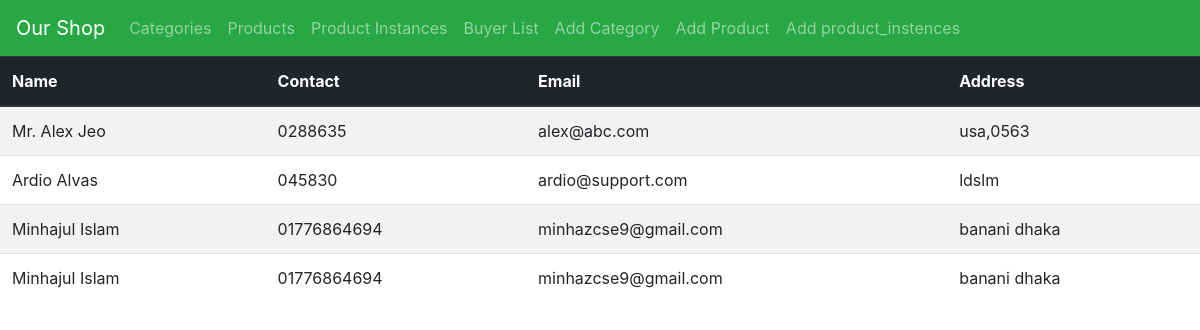
The page /buyers on the database its author committed.
### ShopApp/models.py (models this page shows, shortened)
class Buyer(models.Model):
    First_Name = models.CharField(max_length=200)
    Last_Name = models.CharField(max_length=200)
    Contact_number = models.CharField(max_length=22)
    Email = models.EmailField()
    Address = models.TextField(max_length=500)
    Note = models.TextField(max_length=1000)

### ShopApp/views.py (the view)
# urls.py: path('buyers', views.BuyersListView.as_view(), name='buyers'),
class BuyersListView(generic.ListView):
    model = Buyer

### ShopApp/templates/ShopApp/buyer_list.html
{% extends 'base.html' %}
{% block content %}
      <table class="table table-striped">
        <thead class="thead-dark">
        <tr>
            <th scope="col">Name</th>
            <th scope="col">Contact</th>
            <th scope="col">Email</th>
            <th scope="col">Address</th>
        </tr>
        </thead>
        <tbody>
        <tr>
        {% for i in buyer_list %}
            <td > {{ i.First_Name }} {{ i.Last_Name }} </td>
            <td>{{ i.Contact_number }}</td>
            <td>{{ i.Email }}</td>
            <td>{{ i.Address }}</td>
            </tr>
        {% endfor %}
        </tbody>
      </table>
{% endblock %}

### rows shown on the page
Buyer: First_Name "Mr. Alex", Last_Name "Jeo", Contact_number "0288635", Email "alex@abc.com", Address "usa,0563"
Buyer: First_Name "Ardio", Last_Name "Alvas", Contact_number "045830", Email "ardio@support.com", Address "ldslm"
Buyer: First_Name "Minhajul", Last_Name "Islam", Contact_number "01776864694", Email "minhazcse9@gmail.com", Address "banani dhaka"
Buyer: First_Name "Minhajul", Last_Name "Islam", Contact_number "01776864694", Email "minhazcse9@gmail.com", Address "banani dhaka"
